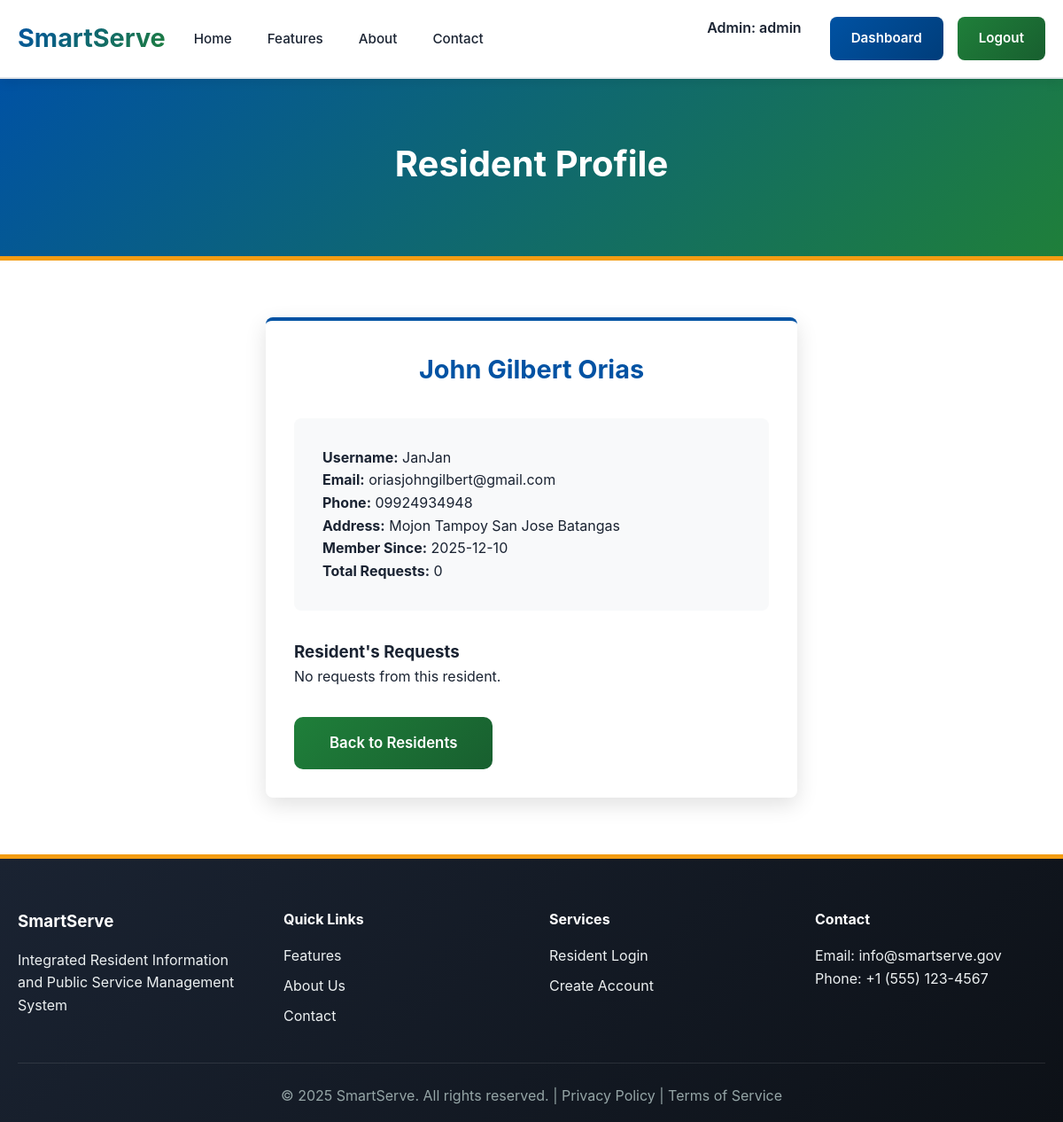
The app's page /admin/resident/2 (signed in) with its own data.
### models.py (models this page shows, shortened)
class User(db.Model):
    __tablename__ = 'user'
    id = db.Column(db.Integer, primary_key=True)
    username = db.Column(db.String(80), unique=True, nullable=False)
    email = db.Column(db.String(120), unique=True, nullable=False)
    password = db.Column(db.String(255), nullable=False)
    role = db.Column(db.String(20), default='resident')
    first_name = db.Column(db.String(100))
    last_name = db.Column(db.String(100))
    phone = db.Column(db.String(20))
    address = db.Column(db.String(255))
    created_at = db.Column(db.DateTime, default=datetime.utcnow)
    requests = db.relationship('Request', backref='user', lazy=True, cascade='all, delete-orphan')
    def is_admin(self):
        return self.role == 'admin'

### app.py (the view)
@app.route('/admin/resident/<int:resident_id>')
@admin_required
def view_resident(resident_id):
    resident = User.query.get_or_404(resident_id)
    requests = Request.query.filter_by(user_id=resident_id).all()
    return render_template('view_resident.html', resident=resident, requests=requests)

### app.py (called while the page is built)
def admin_required(f):
    @wraps(f)
    def decorated_function(*args, **kwargs):
        if 'user_id' not in session:
            flash('Please log in first.', 'warning')
            return redirect(url_for('login'))
        user = User.query.get(session['user_id'])
        if not user or not user.is_admin():
            flash('Access denied. Admin only.', 'danger')
            return redirect(url_for('resident_dashboard'))
        return f(*args, **kwargs)
    return decorated_function

@app.context_processor
def inject_user():
    user = None
    if 'user_id' in session:
        user = User.query.get(session['user_id'])
    return dict(current_user=user)

### templates/view_resident.html (shortened to what this page needs)
{% extends 'base.html' %}
{% block content %}
<div class="page-header admin-portal">
    <div class="container">
        <h1>Resident Profile</h1>
    </div>
</div>
<div class="portal-content">
    <div class="container">
        <div class="auth-form-wrapper" style="max-width: 600px; margin: 0 auto; background: white; padding: 2rem; border-radius: 8px;">
            <h2>{{ resident.first_name }} {{ resident.last_name }}</h2>
            <div style="background: #f8f9fa; padding: 2rem; border-radius: 8px; margin-bottom: 2rem;">
                <p><strong>Username:</strong> {{ resident.username }}</p>
                <p><strong>Email:</strong> {{ resident.email }}</p>
                <p><strong>Phone:</strong> {{ resident.phone }}</p>
                <p><strong>Address:</strong> {{ resident.address }}</p>
                <p><strong>Member Since:</strong> {{ resident.created_at.strftime('%Y-%m-%d') }}</p>
                <p><strong>Total Requests:</strong> {{ requests|length }}</p>
            </div>
            <h3>Resident's Requests</h3>
            {% if requests %}
                <div class="request-list">
                    {% for req in requests %}
                        <div class="request-item">
                            <div class="request-header">
                                <h3>{{ req.document_type|replace('_', ' ')|title }}</h3>
                                <span class="status status-{{ req.status }}">{{ req.status|upper }}</span>
                            </div>
                            <p><strong>Request ID:</strong> #{{ req.id }}</p>
                            <p><strong>Submitted:</strong> {{ req.created_at.strftime('%Y-%m-%d %H:%M') }}</p>
                        </div>
                    {% endfor %}
                </div>
            {% else %}
                <p>No requests from this resident.</p>
            {% endif %}
            <a href="{{ url_for('admin_residents') }}" class="btn btn-secondary btn-lg" style="margin-top: 2rem;">Back to Residents</a>
        </div>
    </div>
</div>
{% endblock %}

### templates/base.html (shortened to what this page needs)
<!DOCTYPE html>
<html lang="en">
<head>
    <link rel="stylesheet" href="{{ url_for('static', filename='css/style.css') }}">
</head>
<body>
    <nav class="navbar">
        <div class="container">
            <div class="nav-content">
                <div class="logo">
                    <h1><a href="/" style="color: inherit; text-decoration: none;">SmartServe</a></h1>
                </div>
                <ul class="nav-links">
                    <li><a href="/">Home</a></li>
                    <li><a href="/features">Features</a></li>
                    <li><a href="/about">About</a></li>
                    <li><a href="/contact">Contact</a></li>
                </ul>
                <div class="nav-buttons">
                    {% if current_user %}
                        {% if current_user.is_admin() %}
                            <span style="margin-right: 1rem; color: var(--primary-color); font-weight: 600;">Admin: {{ current_user.username }}</span>
                            <a href="{{ url_for('admin_dashboard') }}" class="btn btn-primary">Dashboard</a>
                            <a href="{{ url_for('logout') }}" class="btn btn-secondary">Logout</a>
                        {% else %}
                            <span style="margin-right: 1rem; color: var(--primary-color); font-weight: 600;">{{ current_user.username }}</span>
                            <a href="{{ url_for('resident_dashboard') }}" class="btn btn-primary">Dashboard</a>
                            <a href="{{ url_for('logout') }}" class="btn btn-secondary">Logout</a>
                        {% endif %}
                    {% else %}
                        <a href="{{ url_for('login') }}" class="btn btn-secondary">Login</a>
                        <a href="{{ url_for('register') }}" class="btn btn-primary">Register</a>
                    {% endif %}
                </div>
            </div>
        </div>
    </nav>
    {% block content %}{% endblock %}
    <footer class="footer">
        <div class="container">
            <div class="footer-content">
                <div class="footer-section">
                    <h3>SmartServe</h3>
                    <p>Integrated Resident Information and Public Service Management System</p>
                </div>
                <div class="footer-section">
                    <h4>Quick Links</h4>
                    <ul>
                        <li><a href="/features">Features</a></li>
                        <li><a href="/about">About Us</a></li>
                        <li><a href="/contact">Contact</a></li>
                    </ul>
                </div>
                <div class="footer-section">
                    <h4>Services</h4>
                    <ul>
                        <li><a href="{{ url_for('login') }}">Resident Login</a></li>
                        <li><a href="{{ url_for('register') }}">Create Account</a></li>
                    </ul>
                </div>
                <div class="footer-section">
                    <h4>Contact</h4>
                    <p>Email: info@smartserve.gov</p>
                    <p>Phone: +1 (555) 123-4567</p>
                </div>
            </div>
            <div class="footer-bottom">
                <p>&copy; 2025 SmartServe. All rights reserved. | Privacy Policy | Terms of Service</p>
            </div>
        </div>
    </footer>
</body>
</html>

### static/css/style.css (style rules this page uses)
* { margin: 0; padding: 0; box-sizing: border-box; }
:root { --primary-blue: #0052a3; --primary-blue-dark: #003d7a; --secondary-green: #1f7f3a; --secondary-green-dark: #185f2f; --accent-gold: #f39c12; --light-bg: #f5f7fa; --white: #ffffff; --dark-text: #1a2332; --border-color: #e0e4e8; --success-color: #27ae60; --warning-color: #e74c3c; --text-light: #666666; }
body { font-family: -apple-system, BlinkMacSystemFont, "Segoe UI", Roboto, "Helvetica Neue", Arial, sans-serif; color: var(--dark-text); line-height: 1.6; background-color: var(--white); }
.container { max-width: 1200px; margin: 0 auto; padding: 0 20px; }
.navbar { background: var(--white); border-bottom: 2px solid var(--border-color); position: sticky; top: 0; z-index: 1000; box-shadow: 0 4px 12px rgba(0, 0, 0, 0.08); }
.nav-content { display: flex; align-items: center; justify-content: space-between; padding: 1.2rem 0; gap: 2rem; }
.logo h1 { font-size: 1.8rem; font-weight: 700; background: linear-gradient(135deg, var(--primary-blue), var(--secondary-green)); -webkit-background-clip: text; -webkit-text-fill-color: transparent; background-clip: text; }
.nav-links { display: flex; list-style: none; gap: 2.5rem; flex: 1; }
.nav-links a { text-decoration: none; color: var(--dark-text); font-weight: 500; font-size: 0.95rem; transition: all 0.3s ease; position: relative; }
.nav-links a::after { content: ""; position: absolute; width: 0; height: 2px; bottom: -5px; left: 0; background: linear-gradient(90deg, var(--primary-blue), var(--accent-gold)); transition: width 0.3s ease; }
.nav-buttons { display: flex; gap: 1rem; }
.btn { padding: 0.75rem 1.5rem; border-radius: 8px; text-decoration: none; font-weight: 600; transition: all 0.3s ease; border: none; cursor: pointer; display: inline-block; text-align: center; font-size: 0.95rem; }
.btn-primary { background: linear-gradient(135deg, var(--primary-blue), var(--primary-blue-dark)); color: var(--white); }
.btn-secondary { background: linear-gradient(135deg, var(--secondary-green), var(--secondary-green-dark)); color: var(--white); }
.btn-lg { padding: 1rem 2.5rem; font-size: 1.05rem; border-radius: 10px; }
.page-header { background: linear-gradient(135deg, var(--primary-blue) 0%, var(--secondary-green) 100%); color: var(--white); padding: 4rem 0; text-align: center; border-bottom: 5px solid var(--accent-gold); }
.page-header h1 { font-size: 2.5rem; margin-bottom: 0.5rem; font-weight: 700; }
.portal-content { padding: 4rem 0; }
.footer { background: linear-gradient(135deg, #1a2332 0%, #0d1117 100%); color: #ecf0f1; padding: 3.5rem 0 1rem; border-top: 5px solid var(--accent-gold); }
.footer-content { display: grid; grid-template-columns: repeat(auto-fit, minmax(200px, 1fr)); gap: 2.5rem; margin-bottom: 2rem; }
.footer-section h3, .footer-section h4 { color: var(--white); margin-bottom: 1rem; font-weight: 700; }
.footer-section ul { list-style: none; }
.footer-section ul li { margin-bottom: 0.5rem; }
.footer-section a { color: #ecf0f1; text-decoration: none; transition: all 0.3s ease; }
.footer-bottom { border-top: 1px solid rgba(255, 255, 255, 0.1); padding-top: 1.5rem; text-align: center; color: #95a5a6; }
.auth-form-wrapper { background: var(--white); padding: 2.5rem; border-radius: 12px; box-shadow: 0 8px 25px rgba(0, 0, 0, 0.12); border-top: 4px solid var(--primary-blue); }
.auth-form-wrapper h2 { margin-bottom: 2rem; text-align: center; color: var(--primary-blue); font-weight: 700; font-size: 1.8rem; }

### records on screen
User: username "admin"
User: first_name "John Gilbert", last_name "Orias", username "JanJan", email "oriasjohngilbert@gmail.com", phone "09924934948", address "Mojon Tampoy San Jose Batangas", created_at "2025-12-10"

### other values on screen
{{ requests|length }} "0"
